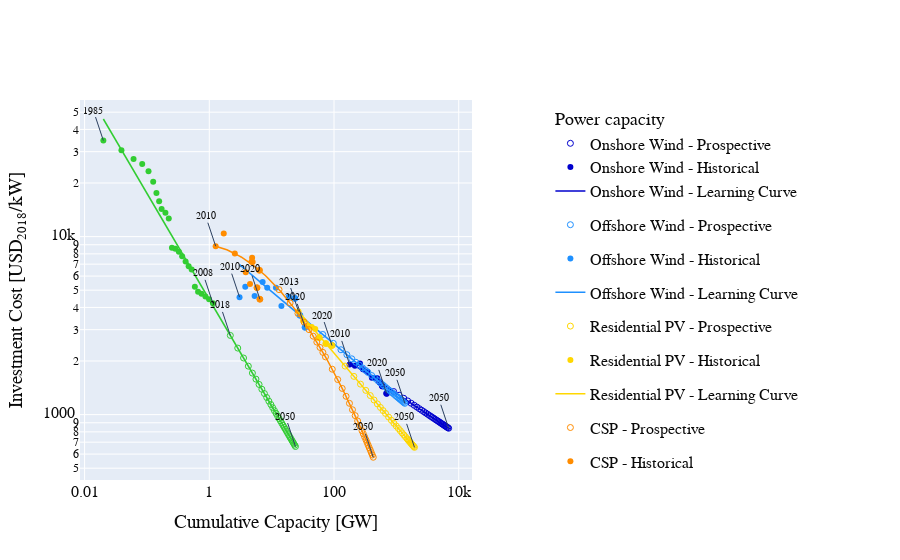

The cell this chart's notebook holds for it:
### Code cell
hist_installed_cap = hist_cost['installed_cap']
hist_c_inv = hist_cost['c_inv']
hist_year = hist_cost['year']

future_installed_cap = future_cost['installed_cap']
future_c_inv = future_cost['c_inv']

first_point_year = hist_cost[(hist_cost.c_inv >= 0)].year.min()
last_hist_point_year = hist_cost[(hist_cost.c_inv >= 0)].year.max()
log_first_point = np.log10(hist_cost[(hist_cost.year == first_point_year)].installed_cap)
log_last_point = np.log10(future_cost[(future_cost.year == 2050)].installed_cap)

x_reg = np.logspace(float(log_first_point), float(log_last_point), 100)
y_reg = np.exp(a+b*np.log(x_reg))

first_x = float(hist_cost[(hist_cost.c_inv >= 0) & (hist_cost.year == first_point_year)].installed_cap)
first_y = float(hist_cost[(hist_cost.c_inv >= 0) & (hist_cost.year == first_point_year)].c_inv)
first_year = int(hist_cost[(hist_cost.c_inv >= 0) & (hist_cost.year == first_point_year)].year)

last_x = float(hist_cost[(hist_cost.c_inv >= 0) & (hist_cost.year == last_hist_point_year)].installed_cap)
last_y = float(hist_cost[(hist_cost.c_inv >= 0) & (hist_cost.year == last_hist_point_year)].c_inv)
last_year = int(hist_cost[(hist_cost.c_inv >= 0) & (hist_cost.year == last_hist_point_year)].year)

prosp_x = float(future_cost[(future_cost.c_inv >= 0) & (future_cost.year == 2050)].installed_cap)
prosp_y = float(future_cost[(future_cost.c_inv >= 0) & (future_cost.year == 2050)].c_inv)
prosp_year = 2050

first_prosp_x = float(future_cost[(future_cost.c_inv >= 0) & (future_cost.year == 2018)].installed_cap)
first_prosp_y = float(future_cost[(future_cost.c_inv >= 0) & (future_cost.year == 2018)].c_inv)
first_prosp_year = 2018

# Add traces

fig.add_trace(go.Scatter(x=future_installed_cap, y=future_c_inv,
                         mode='markers',
                         marker_symbol='circle-open',
                         name='Ground Source Heat Pumps - Prospective',
                         marker = dict(color=colour_gshp, size=marker_size)))

fig.add_trace(go.Scatter(x=hist_installed_cap, y=hist_c_inv,
                         #text = hist_year,
                         #textposition='top right',
                         mode='markers+text',
                         marker_symbol='circle',
                         textfont_size=years_font_size,
                         name='Ground Source Heat Pumps - Historical',
                         marker = dict(color=colour_gshp, size=marker_size)))

fig.add_trace(go.Scatter(x=x_reg, y=y_reg,
                         mode='lines',
                         name='Ground Source Heat Pumps - Learning Curve',
                         line=dict(color=colour_gshp, width=line_width)))

fig.add_annotation(x=np.log10(first_x), y=np.log10(first_y),
            text=str(first_year),
            showarrow=True,
            font=dict(
                family="Times New Roman",
                size=years_font_size,
                color=colour_main_axis))

fig.add_annotation(x=np.log10(last_x), y=np.log10(last_y),
            text=str(last_year),
            showarrow=True,
            font=dict(
                family="Times New Roman",
                size=years_font_size,
                color=colour_main_axis))

fig.add_annotation(x=np.log10(prosp_x), y=np.log10(prosp_y),
            text=str(prosp_year),
            showarrow=True,
            font=dict(
                family="Times New Roman",
                size=years_font_size,
                color=colour_main_axis))

fig.add_annotation(x=np.log10(first_prosp_x), y=np.log10(first_prosp_y),
            text=str(first_prosp_year),
            showarrow=True,
            font=dict(
                family="Times New Roman",
                size=years_font_size,
                color=colour_main_axis))
